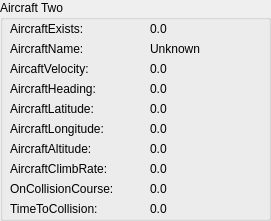
     <widget class="QGroupBox" name="groupBox_74">
      <property name="geometry">
       <rect>
        <x>0</x>
        <y>220</y>
        <width>271</width>
        <height>221</height>
       </rect>
      </property>
      <property name="title">
       <string>Aircraft Two</string>
      </property>
      <widget class="QLabel" name="label_569">
       <property name="geometry">
        <rect>
         <x>10</x>
         <y>40</y>
         <width>111</width>
         <height>17</height>
        </rect>
       </property>
       <property name="text">
        <string>AircraftName:</string>
       </property>
      </widget>
      <widget class="QLabel" name="label_570">
       <property name="geometry">
        <rect>
         <x>10</x>
         <y>60</y>
         <width>111</width>
         <height>17</height>
        </rect>
       </property>
       <property name="text">
        <string>AircaftVelocity:</string>
       </property>
      </widget>
      <widget class="QLabel" name="label_571">
       <property name="geometry">
        <rect>
         <x>10</x>
         <y>80</y>
         <width>111</width>
         <height>17</height>
        </rect>
       </property>
       <property name="text">
        <string>AircraftHeading:</string>
       </property>
      </widget>
      <widget class="QLabel" name="label_572">
       <property name="geometry">
        <rect>
         <x>10</x>
         <y>100</y>
         <width>111</width>
         <height>17</height>
        </rect>
       </property>
       <property name="text">
        <string>AircraftLatitude:</string>
       </property>
      </widget>
      <widget class="QLabel" name="label_573">
       <property name="geometry">
        <rect>
         <x>10</x>
         <y>120</y>
         <width>121</width>
         <height>17</height>
        </rect>
       </property>
       <property name="text">
        <string>AircraftLongitude:</string>
       </property>
      </widget>
      <widget class="QLabel" name="label_574">
       <property name="geometry">
        <rect>
         <x>10</x>
         <y>140</y>
         <width>121</width>
         <height>17</height>
        </rect>
       </property>
       <property name="text">
        <string>AircraftAltitude:</string>
       </property>
      </widget>
      <widget class="QLabel" name="label_575">
       <property name="geometry">
        <rect>
         <x>10</x>
         <y>20</y>
         <width>111</width>
         <height>17</height>
        </rect>
       </property>
       <property name="text">
        <string>AircraftExists:</string>
       </property>
      </widget>
      <widget class="QLabel" name="Aircraft2Longitude">
       <property name="geometry">
        <rect>
         <x>150</x>
         <y>120</y>
         <width>121</width>
         <height>17</height>
        </rect>
       </property>
       <property name="text">
        <string>0.0</string>
       </property>
      </widget>
      <widget class="QLabel" name="Aircraft2Altitude">
       <property name="geometry">
        <rect>
         <x>150</x>
         <y>140</y>
         <width>121</width>
         <height>17</height>
        </rect>
       </property>
       <property name="text">
        <string>0.0</string>
       </property>
      </widget>
      <widget class="QLabel" name="Aircraft2Latitude">
       <property name="geometry">
        <rect>
         <x>150</x>
         <y>100</y>
         <width>121</width>
         <height>17</height>
        </rect>
       </property>
       <property name="text">
        <string>0.0</string>
       </property>
      </widget>
      <widget class="QLabel" name="Aircraft2Heading">
       <property name="geometry">
        <rect>
         <x>150</x>
         <y>80</y>
         <width>121</width>
         <height>17</height>
        </rect>
       </property>
       <property name="text">
        <string>0.0</string>
       </property>
      </widget>
      <widget class="QLabel" name="Aircraft2Velocity">
       <property name="geometry">
        <rect>
         <x>150</x>
         <y>60</y>
         <width>121</width>
         <height>17</height>
        </rect>
       </property>
       <property name="text">
        <string>0.0</string>
       </property>
      </widget>
      <widget class="QLabel" name="Aircraft2Name">
       <property name="geometry">
        <rect>
         <x>150</x>
         <y>40</y>
         <width>121</width>
         <height>17</height>
        </rect>
       </property>
       <property name="text">
        <string>Unknown</string>
       </property>
      </widget>
      <widget class="QLabel" name="Aircraft2Exists">
       <property name="geometry">
        <rect>
         <x>150</x>
         <y>20</y>
         <width>121</width>
         <height>17</height>
        </rect>
       </property>
       <property name="text">
        <string>0.0</string>
       </property>
      </widget>
      <widget class="QLabel" name="label_576">
       <property name="geometry">
        <rect>
         <x>10</x>
         <y>200</y>
         <width>121</width>
         <height>17</height>
        </rect>
       </property>
       <property name="text">
        <string>TimeToCollision:</string>
       </property>
      </widget>
      <widget class="QLabel" name="Aircraft2OnCollisionCourse">
       <property name="geometry">
        <rect>
         <x>150</x>
         <y>180</y>
         <width>121</width>
         <height>17</height>
        </rect>
       </property>
       <property name="text">
        <string>0.0</string>
       </property>
      </widget>
      <widget class="QLabel" name="Aircraft2TimeToCollision">
       <property name="geometry">
        <rect>
         <x>150</x>
         <y>200</y>
         <width>121</width>
         <height>17</height>
        </rect>
       </property>
       <property name="text">
        <string>0.0</string>
       </property>
      </widget>
      <widget class="QLabel" name="label_577">
       <property name="geometry">
        <rect>
         <x>10</x>
         <y>160</y>
         <width>131</width>
         <height>17</height>
        </rect>
       </property>
       <property name="text">
        <string>AircraftClimbRate:</string>
       </property>
      </widget>
      <widget class="QLabel" name="Aircraft2ClimbRate">
       <property name="geometry">
        <rect>
         <x>150</x>
         <y>160</y>
         <width>121</width>
         <height>17</height>
        </rect>
       </property>
       <property name="text">
        <string>0.0</string>
       </property>
      </widget>
      <widget class="QLabel" name="label_578">
       <property name="geometry">
        <rect>
         <x>10</x>
         <y>180</y>
         <width>131</width>
         <height>17</height>
        </rect>
       </property>
       <property name="text">
        <string>OnCollisionCourse:</string>
       </property>
      </widget>
     </widget>
